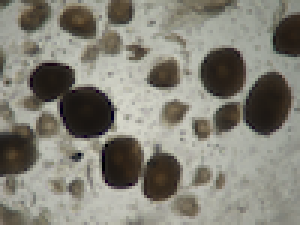
#> input picture oocyte1.png, 100 x 75 px (shown 3 times larger)
$ python detection_tests.py
#> lines starting #> are read from the running program, lines starting #| are printed output that depends on the picture
import matplotlib.pyplot as plt
from skimage import data, color, img_as_ubyte, io
from skimage.feature import canny
from skimage.transform import hough_ellipse
from skimage.draw import ellipse_perimeter

# Load picture, convert to grayscale and detect edges
image_rgb = io.imread( "oocyte1.png")
#> image_rgb is the input picture: shape (75, 100, 4); mean R, G, B, A 131.7, 129.6, 119.2, 255
image_gray = color.rgb2gray(image_rgb)
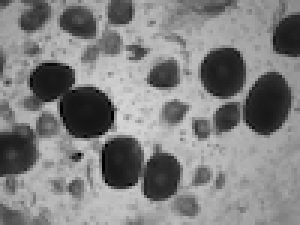
#> image_gray: shape (75, 100) float64 (shown 3 times larger); min 0, max 0.841, mean 0.507
edges = canny(image_gray,
              low_threshold=0.20, high_threshold=0.5)
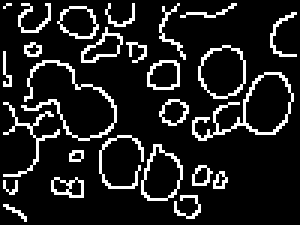
#> edges: shape (75, 100) bool (shown 3 times larger); 12.7% white in thin lines or dots

# Perform a Hough Transform
# The accuracy corresponds to the bin size of a major axis.
# The value is chosen in order to get a single high accumulator.
# The threshold eliminates low accumulators
result = hough_ellipse(edges, accuracy=20, threshold=250,
                       min_size=100, max_size=120)
result.sort(order='accumulator')

# Estimated parameters for the ellipse
#> (the run stopped early here; a loop or call above may not have finished)
